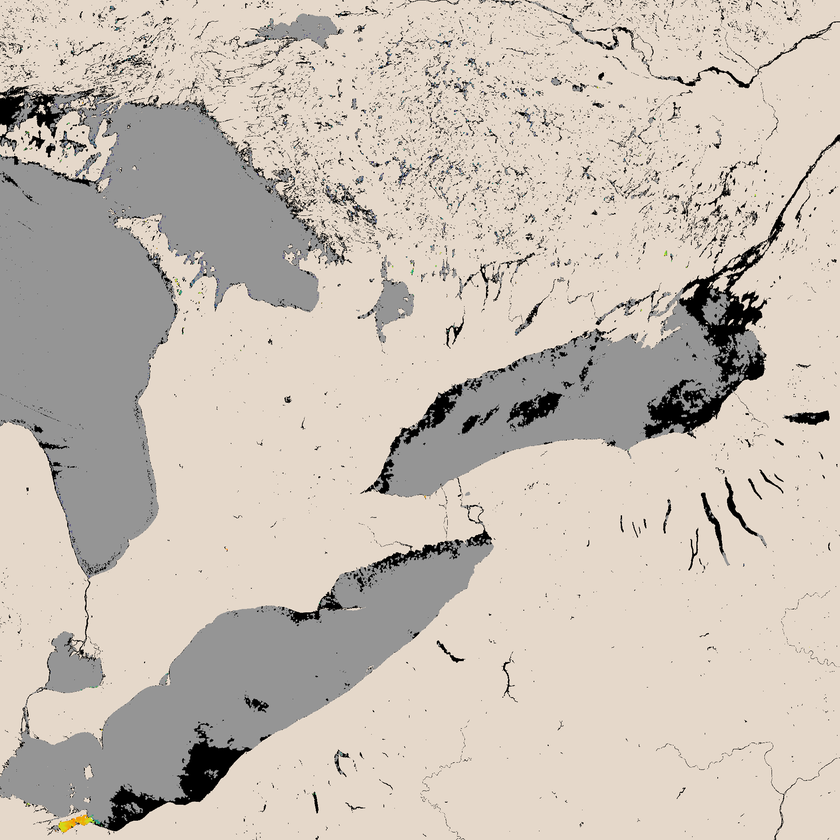
#> input picture data_imgs/light_cloud/L2016181.L3m_DAY_CYAN_CI_cyano_CYAN_CONUS_300m_7_2.tif, 840 x 840 px, shrunk from 2000 x 2000 before the run; its folder holds only this picture in this run
$ python fix_light_cloud.py
#> lines starting #> are read from the running program, lines starting #| are printed output that depends on the picture; after the words box and inside, x2 and y2 are one past the last pixel; in counts of white or black regions, pixels touching at a corner belong together
import cv2
import numpy as np
from PIL import Image
import os
from pathlib import Path
from scipy import ndimage
from skimage import morphology
import matplotlib.pyplot as plt
from datetime import datetime

class SatelliteImageInpainter:
    """
    Inpainting class for satellite images with cloud/missing data (255 values)
    """

    def __init__(self, input_folder, output_folder=None):
        """
        Initialize the inpainter

        Args:
            input_folder: Path to folder containing images with clouds/missing data
            output_folder: Path to save inpainted images
        """
        self.input_folder = Path(input_folder)

        if output_folder:
            self.output_folder = Path(output_folder)
        else:
            self.output_folder = Path(str(input_folder) + '_inpainted')

        self.output_folder.mkdir(parents=True, exist_ok=True)

        # Create subfolders for different methods
        self.methods_folders = {}
        for method in ['telea', 'ns', 'hybrid', 'statistical', 'comparison']:
            folder = self.output_folder / method
            folder.mkdir(exist_ok=True)
            self.methods_folders[method] = folder

    def create_mask_from_255(self, image):
        """
        Create a binary mask where 255 values are marked as areas to inpaint

        Args:
            image: Input image array

        Returns:
            Binary mask (255 for areas to inpaint, 0 for valid data)
        """
        if len(image.shape) == 2:
            # Grayscale
            mask = (image == 255).astype(np.uint8) * 255
        else:
            # Color image - check if all channels are 255
            mask = np.all(image == 255, axis=2).astype(np.uint8) * 255

        return mask

    def dilate_mask(self, mask, kernel_size=3):
        """
        Slightly dilate the mask to ensure complete coverage of cloud edges

        Args:
            mask: Binary mask
            kernel_size: Size of dilation kernel

        Returns:
            Dilated mask
        """
        kernel = np.ones((kernel_size, kernel_size), np.uint8)
        dilated = cv2.dilate(mask, kernel, iterations=1)
        return dilated

    def inpaint_telea(self, image, mask):
        """
        Inpaint using Telea method (Fast Marching Method)
        Good for smooth, gradual transitions

        Args:
            image: Input image
            mask: Binary mask of areas to inpaint

        Returns:
            Inpainted image
        """
        return cv2.inpaint(image, mask, inpaintRadius=3, flags=cv2.INPAINT_TELEA)

    def inpaint_ns(self, image, mask):
        """
        Inpaint using Navier-Stokes method
        Better for larger areas and texture propagation

        Args:
            image: Input image
            mask: Binary mask of areas to inpaint

        Returns:
            Inpainted image
        """
        return cv2.inpaint(image, mask, inpaintRadius=5, flags=cv2.INPAINT_NS)

    def statistical_inpaint(self, image, mask):
        """
        Statistical inpainting using median filtering and interpolation
        Suitable for satellite imagery with repetitive patterns

        Args:
            image: Input image
            mask: Binary mask of areas to inpaint

        Returns:
            Inpainted image
        """
        result = image.copy()

        # Convert mask to boolean
        mask_bool = mask > 0

        if len(image.shape) == 2:
            # Grayscale
            # Use median filter to estimate values
            filtered = ndimage.median_filter(image, size=5)
            result[mask_bool] = filtered[mask_bool]

            # Refine with Gaussian smoothing
            for _ in range(3):
                temp = result.copy()
                temp[mask_bool] = ndimage.gaussian_filter(result, sigma=2)[mask_bool]
                result = temp
        else:
            # Color image - process each channel
            for i in range(image.shape[2]):
                channel = image[:, :, i]
                filtered = ndimage.median_filter(channel, size=5)
                result[:, :, i][mask_bool] = filtered[mask_bool]

                # Refine with Gaussian smoothing
                for _ in range(3):
                    temp = result[:, :, i].copy()
                    temp[mask_bool] = ndimage.gaussian_filter(result[:, :, i], sigma=2)[mask_bool]
                    result[:, :, i] = temp

        return result

    def hybrid_inpaint(self, image, mask):
        """
        Hybrid approach combining multiple methods
        Best for satellite imagery with varied cloud patterns

        Args:
            image: Input image
            mask: Binary mask of areas to inpaint

        Returns:
            Inpainted image
        """
        # Step 1: Statistical filling for initial estimate
        statistical = self.statistical_inpaint(image, mask)

        # Step 2: Refine edges with Telea
        refined_mask = self.dilate_mask(mask, kernel_size=2)
        result = cv2.inpaint(statistical, refined_mask, inpaintRadius=3, flags=cv2.INPAINT_TELEA)

        # Step 3: Smooth transitions
        mask_bool = mask > 0
        if len(image.shape) == 2:
            smoothed = cv2.bilateralFilter(result, 9, 75, 75)
            result[mask_bool] = smoothed[mask_bool]
        else:
            smoothed = cv2.bilateralFilter(result, 9, 75, 75)
            for i in range(image.shape[2]):
                result[:, :, i][mask_bool] = smoothed[:, :, i][mask_bool]

        return result

    def smart_inpaint(self, image, mask, method='hybrid'):
        """
        Smart inpainting with preprocessing and postprocessing

        Args:
            image: Input image
            mask: Binary mask
            method: Inpainting method to use

        Returns:
            Inpainted image
        """
        # Preprocess: Remove small isolated mask regions (noise)
        cleaned_mask = morphology.remove_small_objects(mask.astype(bool), min_size=10)
        cleaned_mask = (cleaned_mask * 255).astype(np.uint8)

        # Choose inpainting method
        if method == 'telea':
            result = self.inpaint_telea(image, cleaned_mask)
        elif method == 'ns':
            result = self.inpaint_ns(image, cleaned_mask)
        elif method == 'statistical':
            result = self.statistical_inpaint(image, cleaned_mask)
        else:  # hybrid
            result = self.hybrid_inpaint(image, cleaned_mask)

        # Postprocess: Ensure no 255 values remain
        if len(result.shape) == 2:
            remaining_255 = result == 255
            if np.any(remaining_255):
                result[remaining_255] = ndimage.median_filter(result, size=3)[remaining_255]
        else:
            for i in range(result.shape[2]):
                remaining_255 = result[:, :, i] == 255
                if np.any(remaining_255):
                    result[:, :, i][remaining_255] = ndimage.median_filter(
                        result[:, :, i], size=3)[remaining_255]

        return result

    def process_single_image(self, image_path, save_all_methods=False):
        """
        Process a single image with inpainting

        Args:
            image_path: Path to the image
            save_all_methods: If True, save results from all methods

        Returns:
            Dictionary with results from different methods
        """
        # Load image
        img = cv2.imread(str(image_path))
        if img is None:
            img = np.array(Image.open(image_path))
            if len(img.shape) == 2:
                img = cv2.cvtColor(img, cv2.COLOR_GRAY2BGR)

        # Create mask
        mask = self.create_mask_from_255(img)

        # Calculate cloud coverage
        cloud_percentage = (np.sum(mask > 0) / mask.size) * 100

        results = {
            'original': img,
            'mask': mask,
            'cloud_percentage': cloud_percentage
        }

        # Apply different methods
        print(f"  Applying Telea method...")
        results['telea'] = self.smart_inpaint(img, mask, 'telea')

        print(f"  Applying Navier-Stokes method...")
        results['ns'] = self.smart_inpaint(img, mask, 'ns')

        print(f"  Applying Statistical method...")
        results['statistical'] = self.smart_inpaint(img, mask, 'statistical')

        print(f"  Applying Hybrid method...")
        results['hybrid'] = self.smart_inpaint(img, mask, 'hybrid')

        # Save results
        filename = Path(image_path).name

        if save_all_methods:
            for method in ['telea', 'ns', 'statistical', 'hybrid']:
                output_path = self.methods_folders[method] / filename
                cv2.imwrite(str(output_path), results[method])
        else:
            # Save only the best (hybrid) method
            output_path = self.output_folder / filename
            cv2.imwrite(str(output_path), results['hybrid'])

        return results

    # [46 lines left out: function create_comparison_image, not called in this run]

    def process_folder(self, save_all_methods=False, create_comparisons=True):
        """
        Process all images in the input folder

        Args:
            save_all_methods: If True, save results from all methods
            create_comparisons: If True, create comparison images
        """
        # Get all image files
        image_extensions = ['.tif', '.tiff', '.png', '.jpg', '.jpeg', '.bmp']
        image_files = []

        for ext in image_extensions:
            image_files.extend(self.input_folder.glob(f'*{ext}'))
            image_files.extend(self.input_folder.glob(f'*{ext.upper()}'))

        image_files = sorted(image_files)

        if not image_files:
            print(f"No image files found in {self.input_folder}")
            return

        print(f"Found {len(image_files)} images to process")
        print("=" * 60)

        # Process statistics
        stats = {
            'total': len(image_files),
            'processed': 0,
            'failed': 0,
            'avg_cloud_coverage': []
        }

        for idx, img_path in enumerate(image_files, 1):
            print(f"\nProcessing {idx}/{len(image_files)}: {img_path.name}")

            try:
                results = self.process_single_image(img_path, save_all_methods)
                stats['processed'] += 1
                stats['avg_cloud_coverage'].append(results['cloud_percentage'])

                if create_comparisons:
                    self.create_comparison_image(results, img_path.name)

                print(f"  ✓ Successfully processed (Cloud coverage: {results['cloud_percentage']:.1f}%)")

            except Exception as e:
                print(f"  ✗ Failed: {str(e)}")
                stats['failed'] += 1
                continue

        # Print summary
        print("\n" + "=" * 60)
        print("PROCESSING COMPLETE")
        print("=" * 60)
        print(f"Total images: {stats['total']}")
        print(f"Successfully processed: {stats['processed']}")
        print(f"Failed: {stats['failed']}")
        if stats['avg_cloud_coverage']:
            print(f"Average cloud coverage: {np.mean(stats['avg_cloud_coverage']):.1f}%")
        print(f"\nInpainted images saved to: {self.output_folder}")

        # Save processing report
        self.save_report(stats)

    def save_report(self, stats):
        """Save processing report"""
        report_path = self.output_folder / f"inpainting_report_{datetime.now().strftime('%Y%m%d_%H%M%S')}.txt"

        with open(report_path, 'w') as f:
            f.write("Satellite Image Inpainting Report\n")
            f.write("=" * 50 + "\n")
            f.write(f"Processing Date: {datetime.now().strftime('%Y-%m-%d %H:%M:%S')}\n")
            f.write(f"Input Folder: {self.input_folder}\n")
            f.write(f"Output Folder: {self.output_folder}\n\n")
            f.write(f"Total Images: {stats['total']}\n")
            f.write(f"Successfully Processed: {stats['processed']}\n")
            f.write(f"Failed: {stats['failed']}\n")
            if stats['avg_cloud_coverage']:
                f.write(f"Average Cloud Coverage: {np.mean(stats['avg_cloud_coverage']):.1f}%\n")
            f.write("\nMethods Used:\n")
            f.write("- Telea (Fast Marching Method)\n")
            f.write("- Navier-Stokes\n")
            f.write("- Statistical (Median + Gaussian)\n")
            f.write("- Hybrid (Best for satellite imagery)\n")

        print(f"Report saved to: {report_path}")

def main():
    """Main function"""
    print("=" * 60)
    print("SATELLITE IMAGE INPAINTING SYSTEM")
    print("Intelligent Cloud/Missing Data Removal")
    print("=" * 60)

    # Default to light_cloud folder or ask for input
    default_folder = "light_cloud"

    if os.path.exists(default_folder):
        use_default = input(f"\nFound '{default_folder}' folder. Use it? (y/n): ").strip().lower()
#> the answer given: ../data_imgs/light_cloud
        if use_default == 'y':
            input_folder = default_folder
        else:
            input_folder = input("Enter folder path containing images: ").strip()
#> the answer given: ../data_imgs/light_cloud
    else:
        input_folder = input("Enter folder path containing images: ").strip()

    if not os.path.exists(input_folder):
        print(f"Error: Folder '{input_folder}' not found!")
        return

    # Options
    print("\nProcessing Options:")
    print("1. Quick (save only best method - Hybrid)")
    print("2. Comprehensive (save all methods + comparisons)")

    choice = input("Choose option (1 or 2): ").strip()
#> the answer given: 1

    save_all = (choice == '2')
    create_comp = (choice == '2')

    # Create inpainter and process
    inpainter = SatelliteImageInpainter(input_folder)
    inpainter.process_folder(save_all_methods=save_all, create_comparisons=create_comp)
#> in process_single_image, img is the input picture: shape (840, 840, 3); mean B, G, R 180.3, 190.6, 200
#> in create_mask_from_255, `mask = np.all(image == 255, axis=2).astype(np.uint8) * 255`:
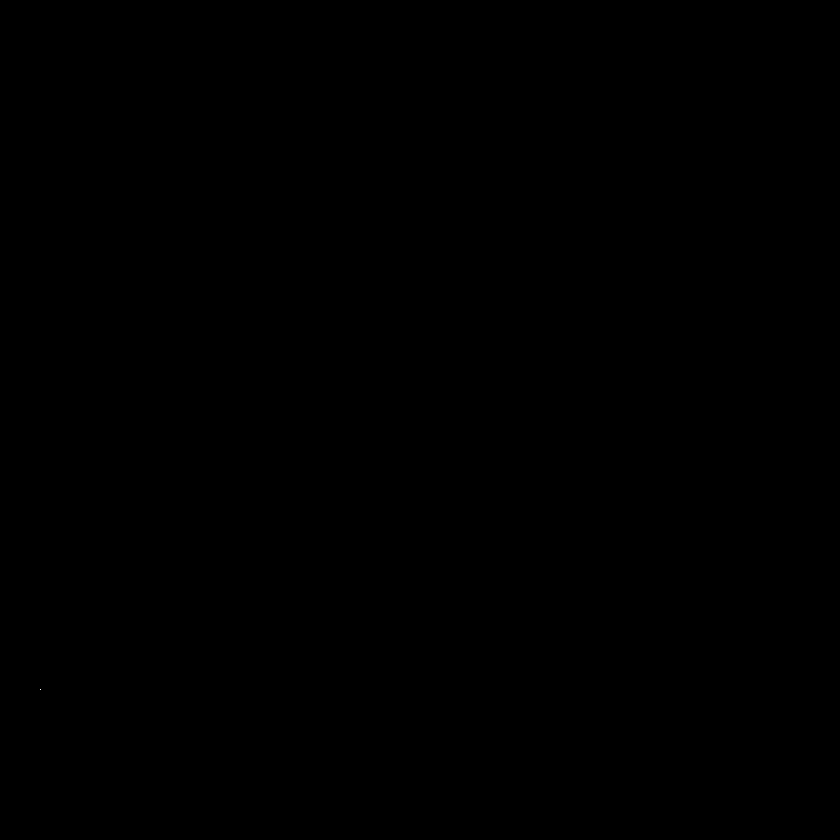
#> mask: shape (840, 840); 0% white in thin lines or dots, all inside (x1, y1, x2, y2) = (40, 689, 41, 690)
#> in process_single_image, `cloud_percentage = (np.sum(mask > 0) / mask.size) * 100`: cloud_percentage = 0.000142
#> in smart_inpaint, `cleaned_mask = morphology.remove_small_objects(mask.astype(bool), min_..`: cleaned_mask: shape (840, 840) bool; every value is 0
#> after the loop in smart_inpaint, `for i in range(result.shape[2]):`:
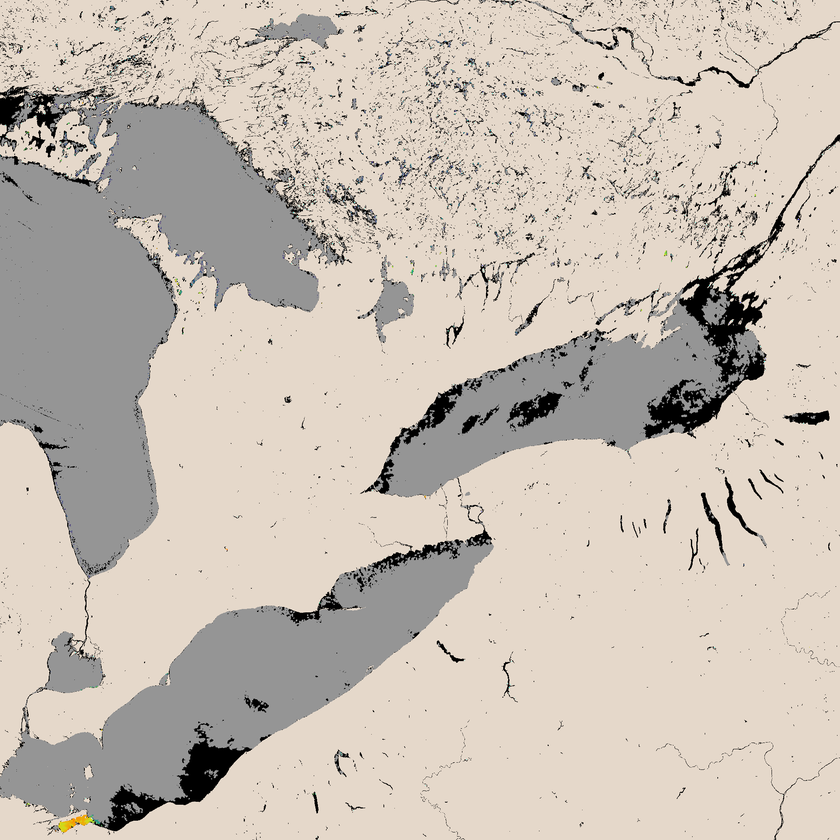
#> result: shape (840, 840, 3); 0.07% of pixels changed, all inside (x1, y1, x2, y2) = (5, 0, 835, 840)
#> the loop in statistical_inpaint, `for i in range(image.shape[2]):` made 3 passes
#> pass 1, in statistical_inpaint, `channel = image[:, :, i]`:
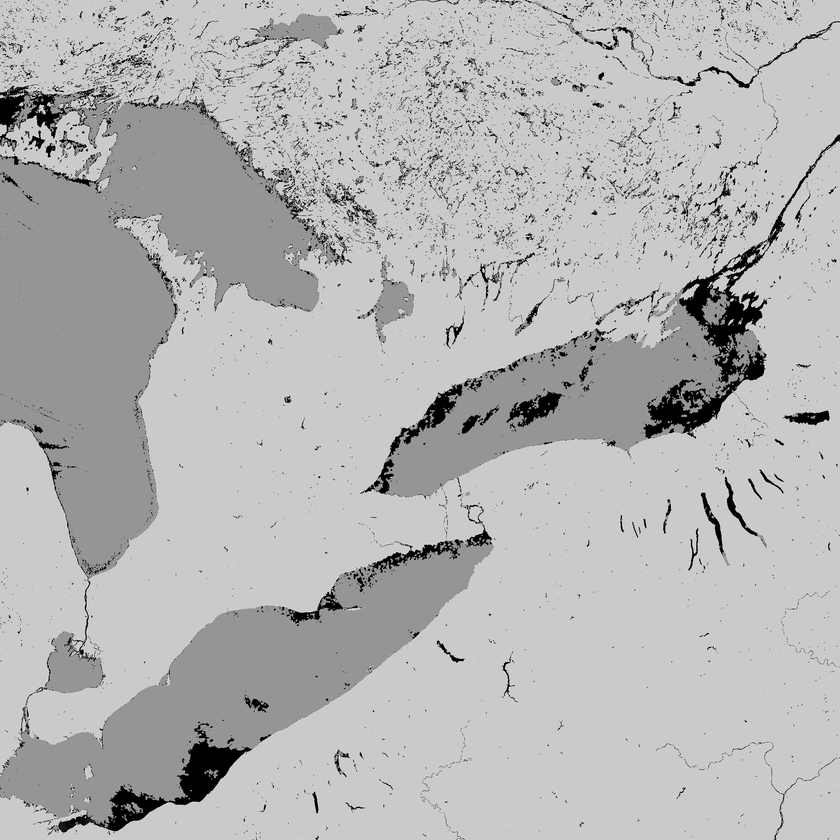
#> channel: shape (840, 840); min 0, max 255, mean 180.3
#> pass 1, in statistical_inpaint, `filtered = ndimage.median_filter(channel, size=5)`:
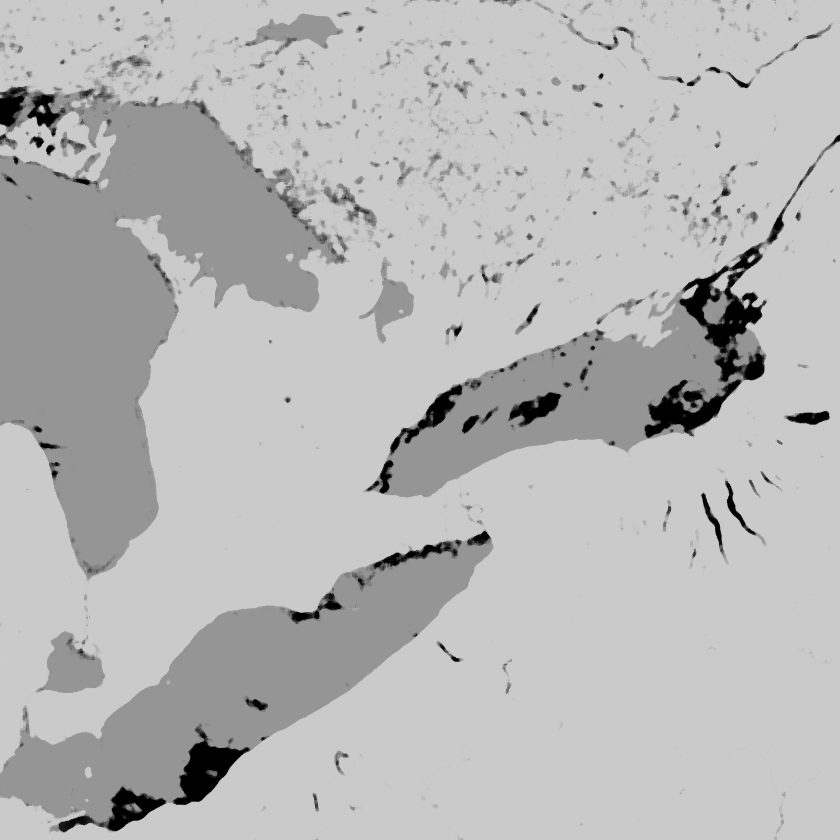
#> filtered: shape (840, 840); min 0, max 208, mean 183.1
#> after the loop in statistical_inpaint, `for i in range(image.shape[2]):`:
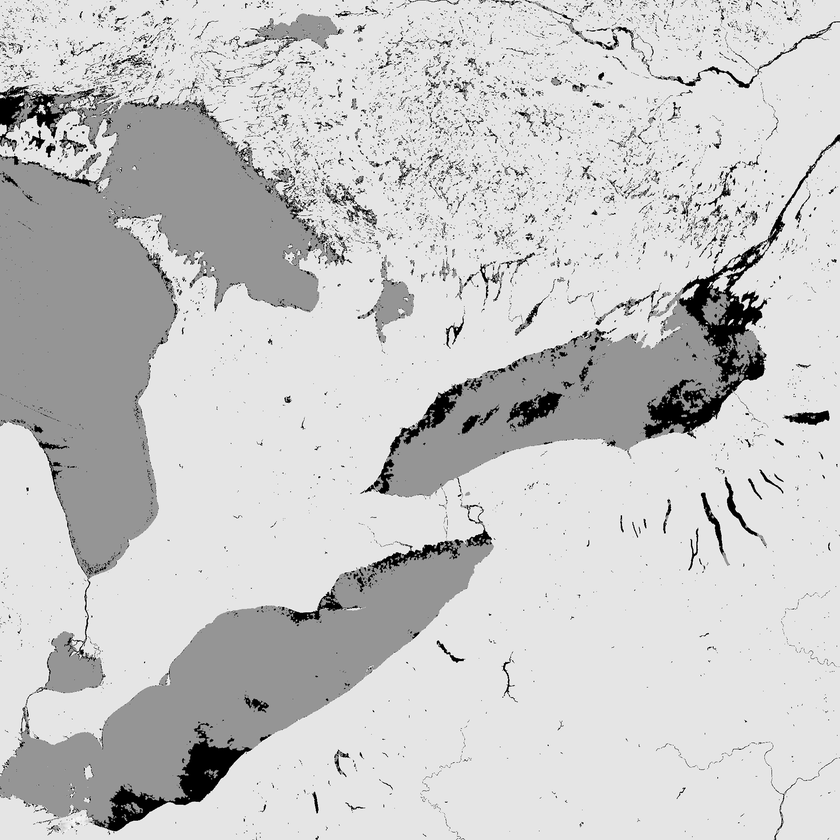
#> channel: shape (840, 840); min 0, max 255, mean 200
#> the loop in statistical_inpaint (call 2), `for i in range(image.shape[2]):` made 3 passes
#> pass 3, in statistical_inpaint (call 2), `filtered = ndimage.median_filter(channel, size=5)`:
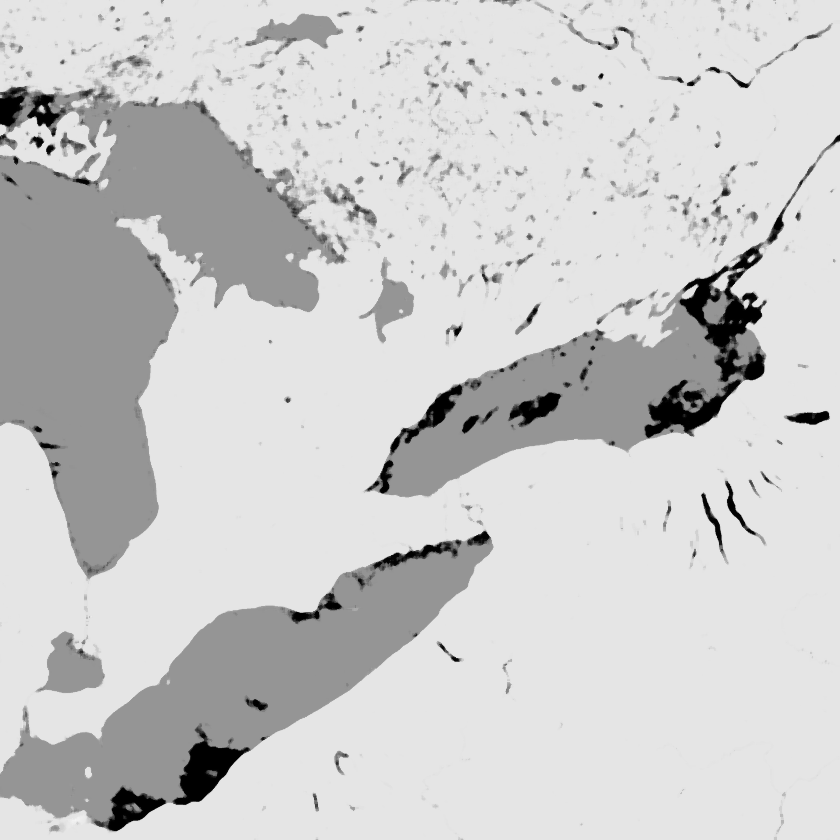
#> filtered: shape (840, 840); min 0, max 243, mean 203.1
#> in process_folder, `results = self.process_single_image(img_path, save_all_methods)`: results = 7 items
#|   ✓ Successfully processed (Cloud coverage: 0.0%)

if __name__ == "__main__":
    main()
